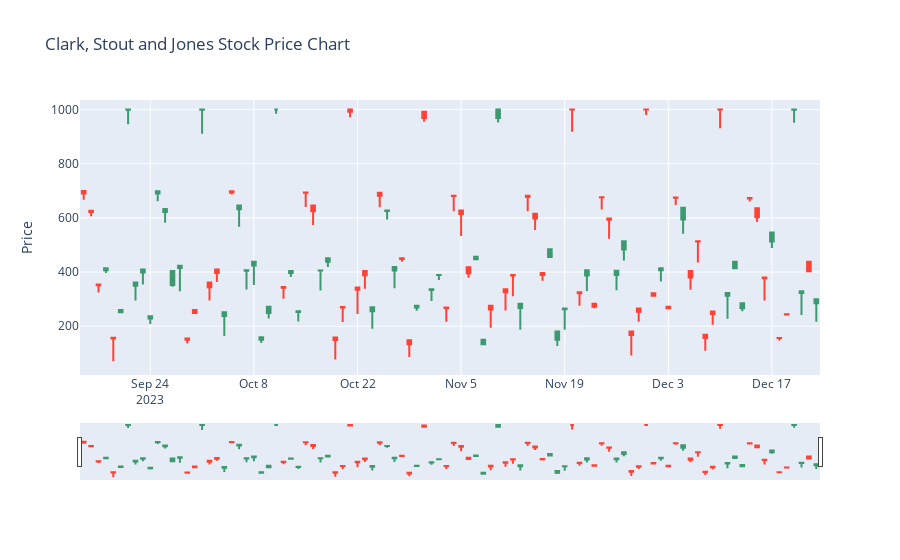
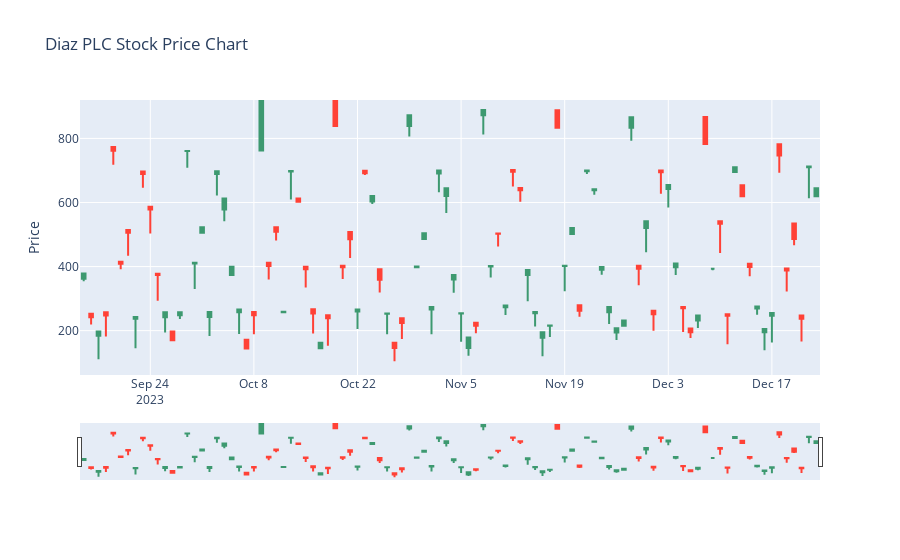
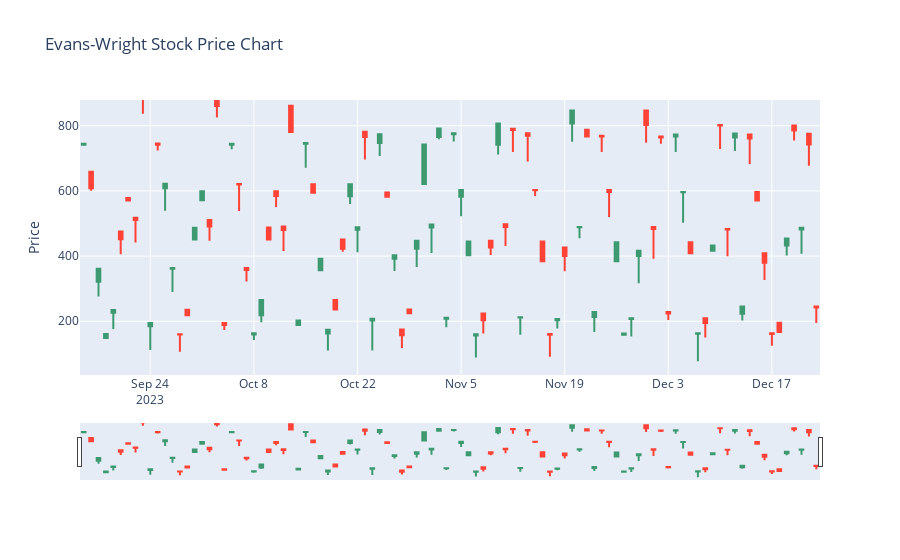
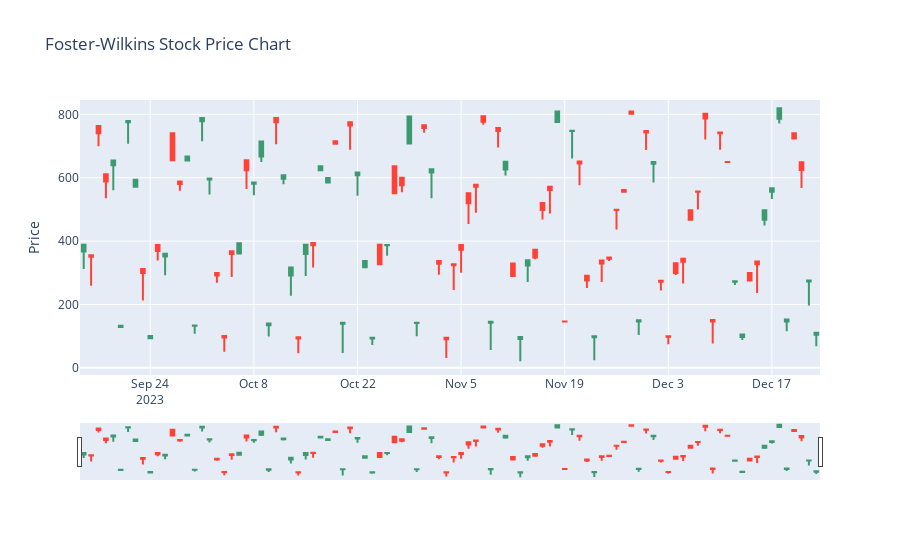

These figures' notebook cell, in order:
### Code cell
import plotly.graph_objects as go


for company in df['company'].unique():
    filtered_df = df[df['company'] == company]
    filtered_df.head()

    fig = go.Figure(data=[go.Candlestick(x=filtered_df['date'],
                                        open=filtered_df['open_price'],
                                        high=filtered_df['high_price'],
                                        low=filtered_df['low_price'],
                                        close=filtered_df['close_price'])
                                        ])
    
    fig.update_layout(
        title=f"{company} Stock Price Chart",
        yaxis_title="Price"
    )

    fig.show()
